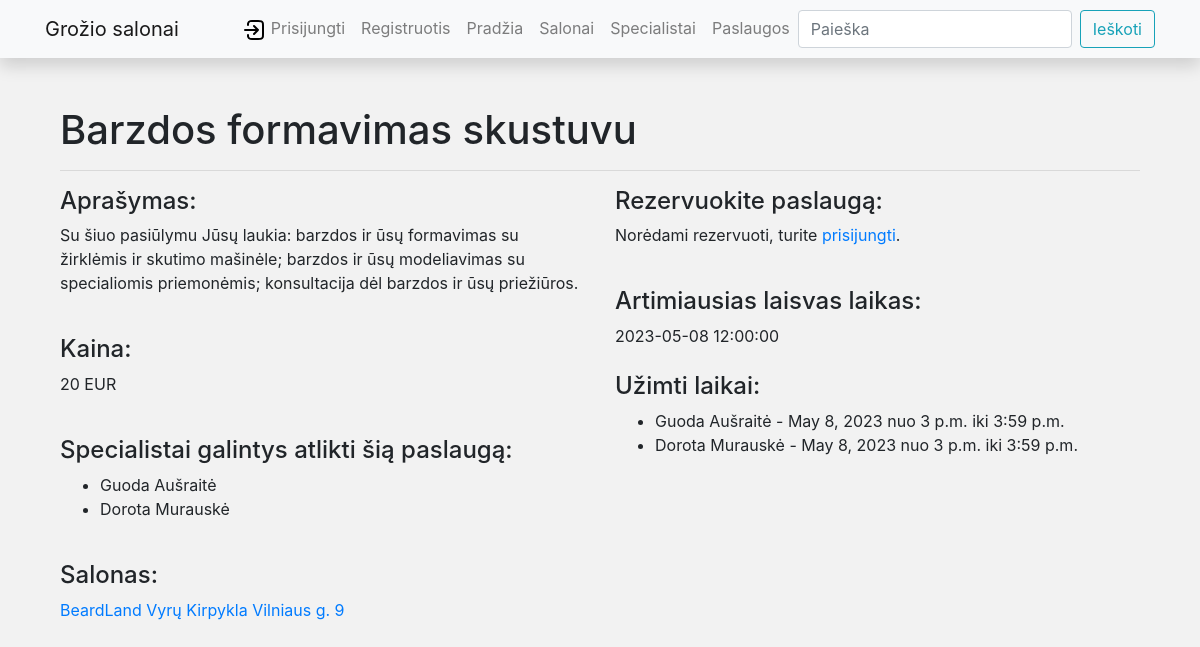
Page /salono_rezervacijos/paslaugos/13 on the earlier database version.
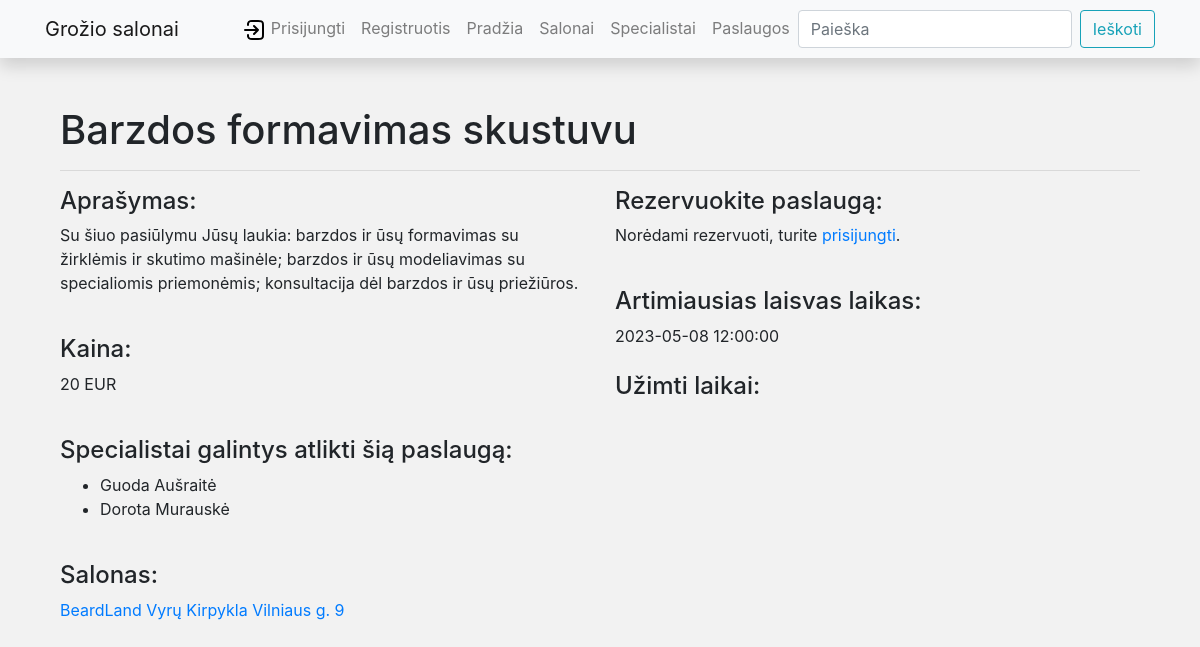
Same page on the later database version.
### salono_rezervacijos/models.py (models this page shows, shortened)
class Specialistas(models.Model):
    vardas = models.CharField(max_length=255)
    pavarde = models.CharField(max_length=255)
    patirtis = models.IntegerField()
    description = HTMLField(default="Apie specialista")
    cover = models.ImageField("Specialisto nuotrauka", upload_to="covers", null=True)
    paslaugos_id = models.ForeignKey(Paslauga, on_delete=models.SET_NULL, related_name="specialistas_rn", null=True,
                                     blank=True)
    klientas = models.ForeignKey(User, on_delete=models.SET_NULL, null=True, blank=True)
    class Meta:
        verbose_name = "Specialistas"
        verbose_name_plural = "Specialistai"
    def __str__(self):
        return f"{self.vardas} {self.pavarde}"

class PaslaugosRezervacija(models.Model):
    date_created = models.DateTimeField(default=timezone.now() + timezone.timedelta(hours=3))
    laikas_nuo = models.DateTimeField("Laikas nuo", null=True, blank=True)
    laikas_iki = models.DateTimeField("Laikas iki", null=True, blank=True)
    specialistas_id = models.ForeignKey(Specialistas, related_name='spec_paslaugos_rez_rn', on_delete=models.CASCADE,
                                        null=True, blank=True)
    paslaugos_id = models.ForeignKey(Paslauga, on_delete=models.CASCADE, null=True, blank=True)
    klientas = models.ForeignKey(User, on_delete=models.SET_NULL, null=True, blank=True)
    class Meta:
        verbose_name = 'Rezervacija'
        verbose_name_plural = 'Rezervacijos'
        ordering = ['date_created']

### salono_rezervacijos/views.py (the view, shortened to what this page needs)
# urls.py: path("paslaugos/<int:pk>", views.PaslaugoaDetailView.as_view(), name='paslauga-detail_n'),
class PaslaugoaDetailView(generic.edit.FormMixin, generic.DetailView):
    model = Paslauga
    context_object_name = 'paslauga'
    template_name = 'paslauga_detail.html'
    form_class = PaslaugosRezervacijaForm
    def get_context_data(self, **kwargs):
        context = super().get_context_data(**kwargs)
        reservations = PaslaugosRezervacija.objects.filter(paslaugos_id=self.object)
        specialistai = Specialistas.objects.filter(paslaugos_id=self.object)
        now = datetime.now()
        time_list = []
        for specialistas_obj in specialistai:
            start_time = datetime.combine(datetime.today(), datetime.strptime('08:00', '%H:%M').time())
            end_time = datetime.combine(datetime.today(), datetime.strptime('18:00', '%H:%M').time())
            while start_time <= end_time:
                if start_time >= now:
                    time_list.append(start_time.strftime('%Y-%m-%d %H:%M:%S'))
                start_time += timedelta(hours=1)
        for rezervacijos_obj in reservations: #jei yra ismetu
            rezervacijos_time_str = rezervacijos_obj.laikas_nuo.strftime('%Y-%m-%d %H:%M:%S')
            if rezervacijos_time_str in time_list:
                time_list.remove(rezervacijos_time_str)
        if not time_list:
            time_list.append("Šiandien laisvų laikų neturime")
        context['laisvi_laikai'] = min(time_list)
        return context

### salono_rezervacijos/forms.py
class PaslaugosRezervacijaForm(forms.ModelForm):
    class Meta:
        model = PaslaugosRezervacija
        fields = ('paslaugos_id', 'klientas', 'specialistas_id', 'laikas_nuo', 'laikas_iki')
        widgets = {
            'paslaugos_id': forms.HiddenInput(),
            'klientas': forms.HiddenInput(),
            'specialistas_id': forms.HiddenInput(),
            'laikas_nuo': DateTimeInput(attrs={'type': 'datetime-local'}),
            'laikas_iki': forms.HiddenInput(),
        }

### salono_rezervacijos/models.py (called while the page is built)
    def __str__(self):
        return f"{self.pavadinimas} {self.adresas}"

### salono_rezervacijos/templates/paslauga_detail.html
{% extends "base.html" %}
{% block content %}
<div class="container">
    <h1>{{ paslauga.title }}</h1>
    <hr>
    <div class="row">
    <div class="col-md-6">
        <h4>Aprašymas:</h4>
        <p>{{ paslauga.summary }}</p>
        <br>
        <h4>Kaina:</h4>
        <p>{{ paslauga.kaina }}</p>
        <br>
        <h4>Specialistai galintys atlikti šią paslaugą:</h4>
        <ul>
            {% for specialistai_obj in paslauga.specialistas_rn.all %}
            <li>{{ specialistai_obj }}</li>
            {% endfor %}
        </ul>
    </div>
    <div class="col-md-6">
        <h4>Rezervuokite paslaugą:</h4>
        {% if user.is_authenticated %}
        <form method="post">
            {% csrf_token %}
            <div class="form-group">
                {{ form.content }}
            </div>
            <div class="form-group">
                <label for="id_laikas_nuo">Pasirinkite laiką:</label>
                <input type="datetime-local" id="id_laikas_nuo" name="laikas_nuo" step="3600" required>
            </div>
            <button type="submit" class="btn btn-primary">Rezervuoti</button>
        </form>
        {% else %}
        <p>Norėdami rezervuoti, turite <a href="{% url 'login' %}">prisijungti</a>.</p>
        {% endif %}
        <br>
        <h4>
            Artimiausias laisvas laikas:
        </h4>
        <span>{{ laisvi_laikai }}</span>
        <br>
        <br>
        <h4>Užimti laikai:</h4>
        <ul>
            {% for specialistas_obj in paslauga.specialistas_rn.all %}
            {% for rezervacija_obj in specialistas_obj.spec_paslaugos_rez_rn.all %}
            <li>
                {{ specialistas_obj }} - {{ rezervacija_obj.laikas_nuo.date }} nuo {{ rezervacija_obj.laikas_nuo.time }} iki {{ rezervacija_obj.laikas_iki.time }}
            </li>
            {% endfor %}
            {% endfor %}
        </ul>
    </div>
</div>
<br>
<h4>Salonas:</h4>
<p><a href="{% url 'salonas_n' paslauga.salono_id.id %}">{{ paslauga.salono_id }}</a></p>
</div>
{% endblock %}

Differences in the rows shown:
removed PaslaugosRezervacija: {{ specialistas_obj }} "Guoda Aušraitė", laikas_nuo "May 8, 2023", laikas_nuo.time "3 p.m.", laikas_iki.time "3:59 p.m.", shown under Specialistas "Guoda Aušraitė"
removed PaslaugosRezervacija: {{ specialistas_obj }} "Dorota Murauskė", laikas_nuo "May 8, 2023", laikas_nuo.time "3 p.m.", laikas_iki.time "3:59 p.m.", shown under Specialistas "Dorota Murauskė"
